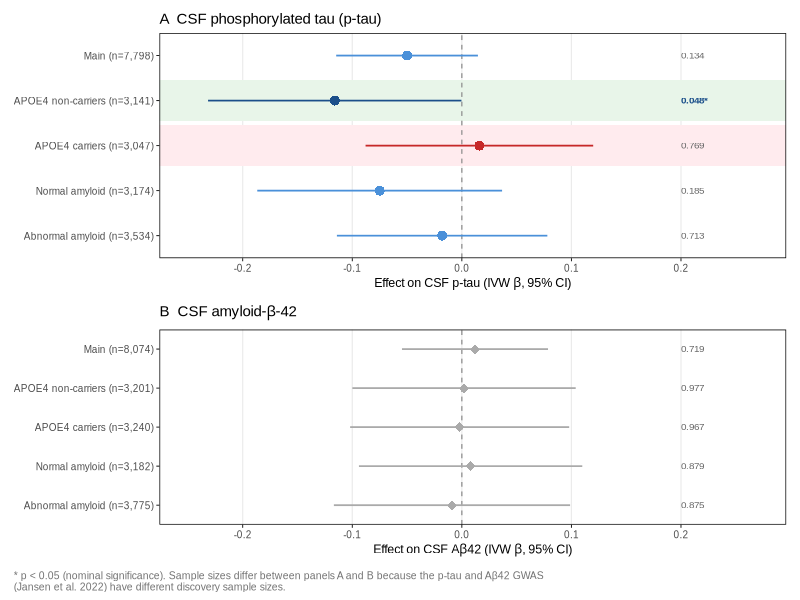
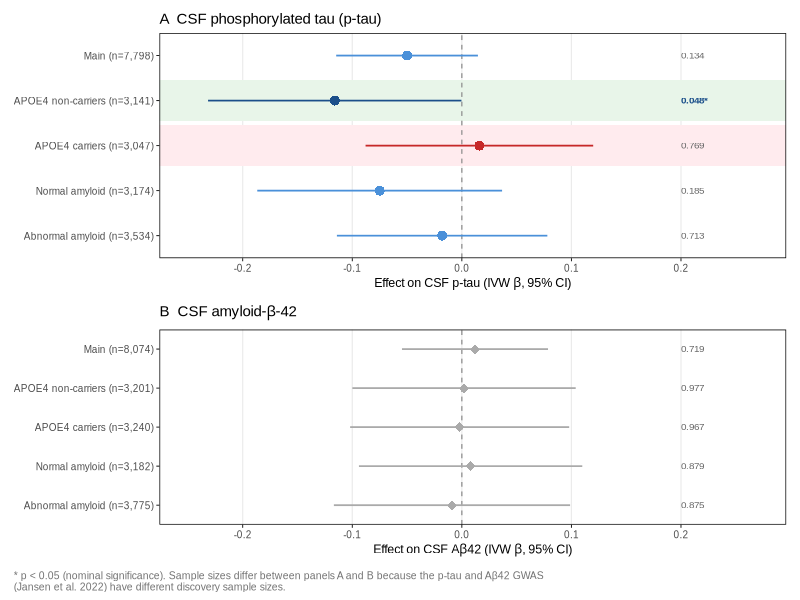

Write R code to recreate these figures, in order.
##############################################################################
# FIX_FIGS4_caption.R
# Re-renders ONLY Supplementary Figure S4 with a corrected footnote.
#
# The FigS4 block is copied verbatim from APPLY_REVIEWER_FIXES.R (lines 462-551);
# the only change is the caption, which wrongly said the p-tau and Abeta42
# panels came from "different GWAS discovery cohorts". Both come from the same
# study (Jansen et al. 2022) with different discovery sample sizes, matching the
# S4 legend corrected on 2026-08-18.
#
# Do NOT run APPLY_REVIEWER_FIXES.R / APPLY_MCH.R to regenerate S4: they also
# regenerate Figure 3 from a superseded code path (retired serum-iron p=0.817).
#
# Usage: Rscript -e ".libPaths(...); source('FIX_FIGS4_caption.R')" <out_dir>
##############################################################################

suppressPackageStartupMessages({
  library(ggplot2)
  library(patchwork)
})

args <- commandArgs(trailingOnly = TRUE)
OUT <- if (length(args) >= 1) args[1] else
  "C:/Users/ashwi/OneDrive/Documents/EB1A Docs/MR Paper/Final Figures and data/figures/supplementary"
dir.create(OUT, showWarnings = FALSE, recursive = TRUE)

FONT <- "Arial"
COL_PRIMARY <- "#1B4F8A"
COL_SECONDARY <- "#4A90D9"
COL_NULL <- "#AAAAAA"
COL_RISK <- "#C62828"
mm2in <- function(mm) mm / 25.4

save_fig <- function(path, plot, w, h, dpi = 300) {
  ggsave(paste0(path, ".png"), plot, width = w, height = h, dpi = dpi, bg = "white")
  ggsave(paste0(path, ".pdf"), plot, width = w, height = h, device = cairo_pdf, bg = "white")
  cat("  Saved:", basename(path), "\n")
}

cat("FigS4: CSF subgroups...\n")

unified_xlim <- c(-0.25, 0.27)

ptau <- data.frame(
  label = c("Main (n=7,798)", "APOE4 non-carriers (n=3,141)",
            "APOE4 carriers (n=3,047)", "Normal amyloid (n=3,174)",
            "Abnormal amyloid (n=3,534)"),
  beta = c(-0.050, -0.116, 0.016, -0.075, -0.018),
  se = c(0.033, 0.059, 0.053, 0.057, 0.049),
  pt_color = c(COL_SECONDARY, COL_PRIMARY, COL_RISK, COL_SECONDARY, COL_SECONDARY),
  p = c(0.134, 0.048, 0.769, 0.185, 0.713), stringsAsFactors = FALSE
)
ptau$ci_lo <- ptau$beta - 1.96 * ptau$se
ptau$ci_hi <- ptau$beta + 1.96 * ptau$se
ptau$row <- rev(seq_len(nrow(ptau)))
ptau$p_lab <- ifelse(ptau$p < 0.05, paste0(sprintf("%.3f", ptau$p), "*"), sprintf("%.3f", ptau$p))

p4a <- ggplot(ptau, aes(x = beta, y = row)) +
  annotate("rect", xmin = -Inf, xmax = Inf, ymin = 3.55, ymax = 4.45, fill = "#E8F5E9") +
  annotate("rect", xmin = -Inf, xmax = Inf, ymin = 2.55, ymax = 3.45, fill = "#FFEBEE") +
  geom_vline(xintercept = 0, linetype = "dashed", color = "#888888", linewidth = 0.4) +
  geom_errorbarh(aes(xmin = ci_lo, xmax = ci_hi), height = 0,
    color = ptau$pt_color, linewidth = 0.6) +
  geom_point(color = ptau$pt_color, size = 3, shape = 16) +
  geom_text(aes(label = p_lab), x = 0.20, hjust = 0, size = 2.5, family = FONT,
    fontface = ifelse(ptau$p < 0.05, "bold", "plain"),
    color = ifelse(ptau$p < 0.05, COL_PRIMARY, "grey40")) +
  scale_y_continuous(breaks = ptau$row, labels = ptau$label,
    expand = expansion(add = c(0.5, 0.5))) +
  scale_x_continuous(limits = unified_xlim) +
  labs(title = "A  CSF phosphorylated tau (p-tau)",
    x = expression("Effect on CSF p-tau (IVW " * beta * ", 95% CI)"), y = NULL) +
  theme_minimal(base_size = 9, base_family = FONT) +
  theme(panel.border = element_rect(color = "black", fill = NA, linewidth = 0.5),
    panel.grid.major.y = element_blank(), panel.grid.minor = element_blank(),
    axis.ticks = element_line(color = "black", linewidth = 0.3))

ab <- data.frame(
  label = c("Main (n=8,074)", "APOE4 non-carriers (n=3,201)",
            "APOE4 carriers (n=3,240)", "Normal amyloid (n=3,182)",
            "Abnormal amyloid (n=3,775)"),
  beta = c(0.012, 0.002, -0.002, 0.008, -0.009),
  se = c(0.034, 0.052, 0.051, 0.052, 0.055),
  p = c(0.719, 0.977, 0.967, 0.879, 0.875),
  stringsAsFactors = FALSE
)
ab$ci_lo <- ab$beta - 1.96 * ab$se
ab$ci_hi <- ab$beta + 1.96 * ab$se
ab$row <- rev(seq_len(nrow(ab)))

p4b <- ggplot(ab, aes(x = beta, y = row)) +
  geom_vline(xintercept = 0, linetype = "dashed", color = "#888888", linewidth = 0.4) +
  geom_errorbarh(aes(xmin = ci_lo, xmax = ci_hi), height = 0,
    color = COL_NULL, linewidth = 0.6) +
  geom_point(color = COL_NULL, size = 3, shape = 18) +
  geom_text(aes(label = sprintf("%.3f", p)), x = 0.20, hjust = 0, size = 2.5,
    family = FONT, color = "grey40") +
  scale_y_continuous(breaks = ab$row, labels = ab$label,
    expand = expansion(add = c(0.5, 0.5))) +
  scale_x_continuous(limits = unified_xlim) +
  labs(title = expression("B  CSF amyloid-" * beta * "-42"),
    x = expression("Effect on CSF A" * beta * "42 (IVW " * beta * ", 95% CI)"), y = NULL) +
  theme_minimal(base_size = 9, base_family = FONT) +
  theme(panel.border = element_rect(color = "black", fill = NA, linewidth = 0.5),
    panel.grid.major.y = element_blank(), panel.grid.minor = element_blank(),
    axis.ticks = element_line(color = "black", linewidth = 0.3))

figs4 <- p4a / p4b + plot_layout(heights = c(1.5, 1.3)) +
  plot_annotation(
    caption = paste0(
      "* p < 0.05 (nominal significance). ",
      ### FIX (2026-09-13): same study, different discovery sample sizes -- not different cohorts
      "Sample sizes differ between panels A and B because the p-tau and A\u03b242 GWAS\n",
      "(Jansen et al. 2022) have different discovery sample sizes."
    ),
    theme = theme(
      ### FIX (2026-09-13): 6 pt fell to ~4.7 pt once this page is scaled into the
      ### combined supplementary PDF; 7.5 pt keeps it ~5.9 pt at final size
      plot.caption = element_text(size = 7.5, color = "grey45", hjust = 0,
        family = FONT, margin = margin(t = 4))
    )
  )

save_fig(file.path(OUT, "FigS4_CSF_ptau_subgroups"), figs4, mm2in(165), mm2in(165))
